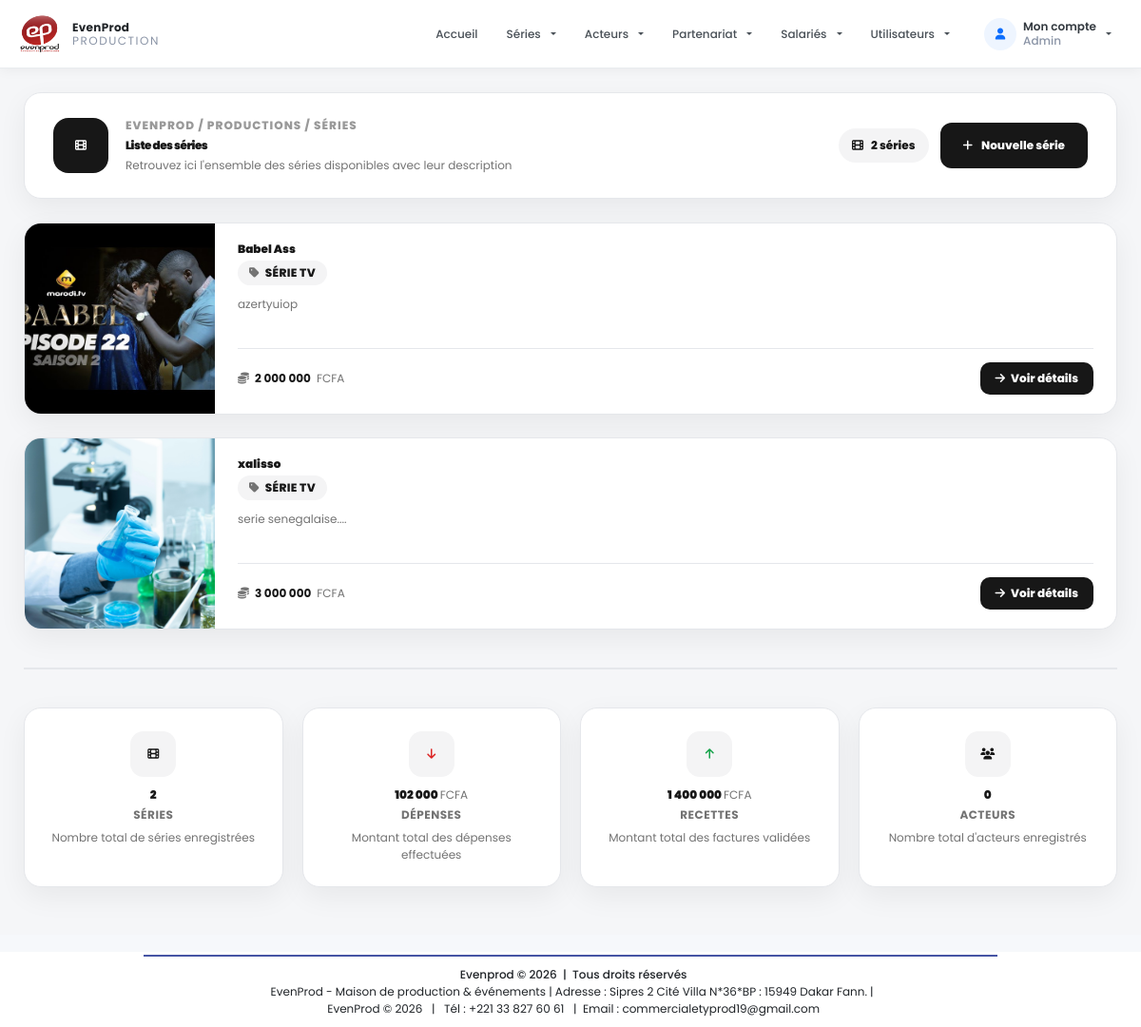
/pages/about-us.php (signed in), run on the app's committed database.
### tables this page shows
CREATE TABLE IF NOT EXISTS `series` (
  `id` int NOT NULL AUTO_INCREMENT,
  `titre` varchar(150) NOT NULL,
  `description` text,
  `logo` varchar(255) DEFAULT NULL,
  `date_sortie` date DEFAULT NULL,
  `type` varchar(100) DEFAULT NULL,
  `budget` decimal(10,0) NOT NULL,
  `transport` decimal(15,2) NOT NULL DEFAULT '0.00',
  `decors` decimal(15,2) NOT NULL DEFAULT '0.00',
  `reglement_acteurs` decimal(15,2) NOT NULL DEFAULT '0.00',
  `accessoires` decimal(15,2) NOT NULL DEFAULT '0.00',
  `hmc` decimal(15,2) NOT NULL DEFAULT '0.00',
  `carburant` decimal(15,2) NOT NULL DEFAULT '0.00',
  `pharmacie` decimal(15,2) NOT NULL DEFAULT '0.00',
  `receptions` decimal(15,2) NOT NULL DEFAULT '0.00',
  `autres_achats` decimal(15,2) NOT NULL DEFAULT '0.00',
  `projet_id` int DEFAULT NULL,
  PRIMARY KEY (`id`),
  KEY `projet_id` (`projet_id`)
);

### config/fonction.php (called while the page is built, shortened)
<?php
 function connexionBD()
{
    $host = 'localhost';
    $user = 'root';
    $pass = '';
    $db = 'evenprod_db';
    $connexion = mysqli_connect($host, $user, $pass, $db);
    mysqli_set_charset($connexion, 'utf8mb4');
    return $connexion;
}
$connexion = connexionBD();
function getAllSeries()
{
    global $connexion;
    $series = [];
    $sql = 'SELECT id, titre, type, description,budget, logo FROM series ORDER BY id DESC';
    $result = mysqli_query($connexion, $sql);
    if ($result && mysqli_num_rows($result) > 0) {
        while ($row = mysqli_fetch_assoc($result)) {
            $series[] = $row;
        }
    }
    return $series;
}
function getTotauxGeneraux($connexion, $serie_id = null)
{
    $totaux = [
        'total_series' => 0,
        'total_depenses' => 0,
        'total_factures' => 0,
    ];
    $filter = '';
    $sqlSeries = "SELECT COUNT(*) as total FROM series $filter";
    $result = mysqli_query($connexion, $sqlSeries);
    if ($row = mysqli_fetch_assoc($result)) {
        $totaux['total_series'] = $row['total'];
    }
    $filterDepenses = ($serie_id !== null) ? 'WHERE serie_id = ' . intval($serie_id) : '';
    $sqlDepenses = "SELECT SUM(montant) as total_depenses FROM depenses $filterDepenses";
    $result = mysqli_query($connexion, $sqlDepenses);
    if ($row = mysqli_fetch_assoc($result)) {
        $totaux['total_depenses'] = $row['total_depenses'] ?? 0;
    }
    $filterFactures = ($serie_id !== null) ? 'WHERE serie_id = ' . intval($serie_id) . " AND type='Facture'" : "WHERE type='Facture'";
    $sqlFactures = "SELECT SUM(total) as total_factures FROM factures $filterFactures";
    $result = mysqli_query($connexion, $sqlFactures);
    if ($row = mysqli_fetch_assoc($result)) {
        $totaux['total_factures'] = $row['total_factures'] ?? 0;
    }
    return $totaux;
}
?>

### pages/about-us.php (the view, shortened to what this page needs)
<head>
    <link rel="stylesheet" href="https://cdnjs.cloudflare.com/ajax/libs/font-awesome/5.15.4/css/all.min.css">
</head>
<?php
include '../config/fonction.php';
$series = getAllSeries();
$totauxtous = getTotauxGeneraux($connexion);
?>
<?php include '../includes/header.php'; ?>
<section class="series-page">
    <div class="series-container">
        <header class="series-header">
            <div class="series-header-left">
                <div class="series-header-icon">
                    <i class="fas fa-film"></i>
                </div>
                <div>
                    <div class="series-breadcrumb">
                        EVENPROD / PRODUCTIONS / SÉRIES
                    </div>
                    <h1>Liste des séries</h1>
                    <p>Retrouvez ici l'ensemble des séries disponibles avec leur description</p>
                </div>
            </div>
            <div class="header-actions">
                <span class="header-count">
                    <i class="fas fa-film"></i>
                    <?= count($series) ?> série<?= count($series) > 1 ? 's' : '' ?>
                </span>
                <a href="add_serie" class="btn-add">
                    <i class="fas fa-plus"></i>
                    Nouvelle série
                </a>
            </div>
        </header>
        <?php if (!empty($series)): ?>
        <div class="series-grid">
            <?php foreach ($series as $serie): ?>
            <div class="series-card">
                <div class="series-card-inner">
                    <div class="series-card-image">
                        <?php if (!empty($serie['logo']) && file_exists('../uploads/series/' . $serie['logo'])): ?>
                        <img src="../uploads/series/<?= htmlspecialchars($serie['logo']) ?>" alt="<?= htmlspecialchars($serie['titre']) ?>">
                        <?php endif; ?>
                    </div>
                    <div class="series-card-body">
                        <div>
                            <h3 class="series-card-title">
                                <a href="../public/appManager/series/about.php?id=<?= $serie['id'] ?>">
                                    <?= htmlspecialchars($serie['titre']) ?>
                                </a>
                            </h3>
                            <span class="series-card-type">
                                <i class="fas fa-tag"></i>
                                <?= htmlspecialchars($serie['type']) ?>
                            </span>
                            <p class="series-card-desc">
                                <?= htmlspecialchars($serie['description'] ?? 'Aucune description disponible.') ?>
                            </p>
                        </div>
                        <div class="series-card-footer">
                            <div class="series-card-budget">
                                <i class="fas fa-coins"></i>
                                <?= number_format((float)($serie['budget'] ?? 0), 0, ',', ' ') ?>
                                <small>FCFA</small>
                            </div>
                            <a href="../public/appManager/series/about.php?id=<?= $serie['id'] ?>" class="series-card-action">
                                <i class="fas fa-arrow-right"></i>
                                Voir détails
                            </a>
                        </div>
                    </div>
                </div>
            </div>
            <?php endforeach; ?>
        </div>
        <?php endif; ?>
        <section class="stats-section">
            <div class="stats-grid">
                <div class="stat-card">
                    <div class="stat-icon">
                        <i class="fas fa-film"></i>
                    </div>
                    <h4 class="stat-number">
                        <?= number_format($totauxtous['total_series'] ?? 0, 0, ',', ' ') ?>
                    </h4>
                    <p class="stat-label">Séries</p>
                    <p class="stat-desc">Nombre total de séries enregistrées</p>
                </div>
                <div class="stat-card">
                    <div class="stat-icon">
                        <i class="fas fa-arrow-down" style="color:var(--danger);"></i>
                    </div>
                    <h4 class="stat-number">
                        <?= number_format($totauxtous['total_depenses'] ?? 0, 0, ',', ' ') ?>
                        <small style="font-size:12px; font-weight:400; color:var(--muted);">FCFA</small>
                    </h4>
                    <p class="stat-label">Dépenses</p>
                    <p class="stat-desc">Montant total des dépenses effectuées</p>
                </div>
                <div class="stat-card">
                    <div class="stat-icon">
                        <i class="fas fa-arrow-up" style="color:var(--success);"></i>
                    </div>
                    <h4 class="stat-number">
                        <?= number_format($totauxtous['total_factures'] ?? 0, 0, ',', ' ') ?>
                        <small style="font-size:12px; font-weight:400; color:var(--muted);">FCFA</small>
                    </h4>
                    <p class="stat-label">Recettes</p>
                    <p class="stat-desc">Montant total des factures validées</p>
                </div>
                <div class="stat-card">
                    <div class="stat-icon">
                        <i class="fas fa-users"></i>
                    </div>
                    <h4 class="stat-number">
                        <?= number_format($totauxtous['total_acteurs'] ?? 0, 0, ',', ' ') ?>
                    </h4>
                    <p class="stat-label">Acteurs</p>
                    <p class="stat-desc">Nombre total d'acteurs enregistrés</p>
                </div>
            </div>
        </section>
    </div>
</section>
<?php include '../includes/footer.php'; ?>

### includes/header.php (style rules this page uses)
* { box-sizing: border-box; }
* { font-size: 12px !important; }
body { margin: 0; padding: 0; font-family: 'Poppins', sans-serif; background-color: #f6f8fb; color: #343a40; }

### data on the page
series: logo (picture), titre "Babel Ass", type "SÉRIE TV", description "azertyuiop", budget "2 000 000"
series: logo (picture), titre "xalisso", type "SÉRIE TV", description "serie senegalaise....", budget "3 000 000"

### other printed values
$role "Admin"
count($series) "2"
$totauxtous['total_series'] "2"
$totauxtous['total_depenses'] "102 000"
$totauxtous['total_factures'] "1 400 000"
$totauxtous['total_acteurs'] "0"
